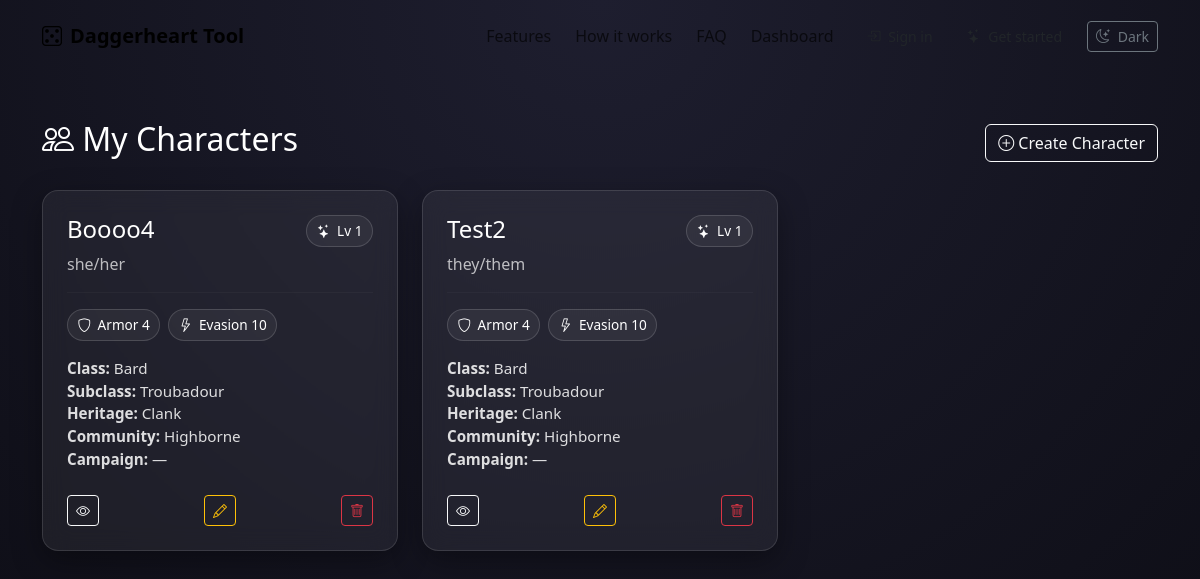
Page /my_characters.php (signed in) on the earlier database version.
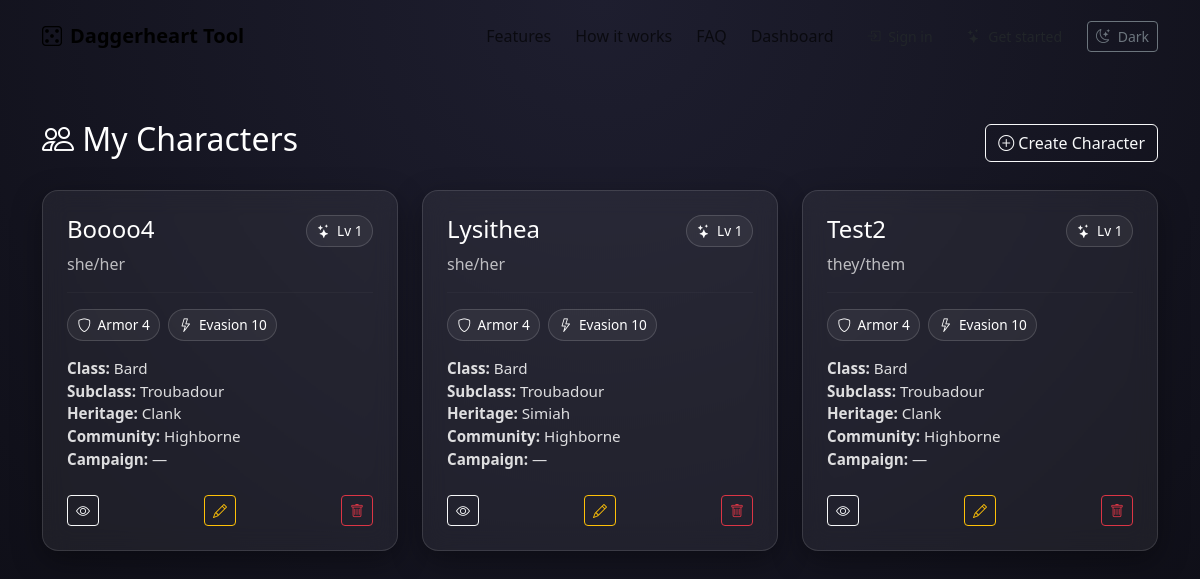
Same page on the later database version.
### tables this page shows
CREATE TABLE "character" (
	"characterID"	INTEGER NOT NULL,
	"userID"	INTEGER NOT NULL,
	"classID"	INTEGER,
	"subclassID"	INTEGER,
	"heritageID"	INTEGER,
	"communityID"	INTEGER,
	"campaignID"	INTEGER,
	"name"	TEXT NOT NULL,
	"pronouns"	TEXT,
	"evasion"	INTEGER DEFAULT 0,
	"armor"	INTEGER DEFAULT 0,
	"spellcast trait"	TEXT, "Level" INTEGER DEFAULT (1) NOT NULL,
	PRIMARY KEY("characterID" AUTOINCREMENT),
	FOREIGN KEY("campaignID") REFERENCES "campaign"("campaignID") ON UPDATE CASCADE ON DELETE SET NULL,
	FOREIGN KEY("classID") REFERENCES "class"("classID") ON UPDATE CASCADE ON DELETE SET NULL,
	FOREIGN KEY("communityID") REFERENCES "community"("communityID") ON UPDATE CASCADE ON DELETE SET NULL,
	FOREIGN KEY("heritageID") REFERENCES "heritage"("heritageID") ON UPDATE CASCADE ON DELETE SET NULL,
	FOREIGN KEY("subclassID") REFERENCES "subclass"("subclassID") ON UPDATE CASCADE ON DELETE SET NULL,
	FOREIGN KEY("userID") REFERENCES "user"("userID") ON UPDATE CASCADE ON DELETE CASCADE
);

CREATE TABLE class (
	classID INTEGER,
	name VARCHAR(50),
	starting_evasion_score INTEGER,
	starting_hit_point INTEGER,
	class_item VARCHAR(128),
	description VARCHAR(1024)
);

CREATE TABLE "subclass" (
	"subclassID"	INTEGER NOT NULL,
	"classID"	INTEGER NOT NULL,
	"name"	TEXT NOT NULL,
	"foundation"	TEXT,
	"socialization"	TEXT,
	"mastery"	TEXT,
	"description"	TEXT,
	"spellcast_trait"	TEXT, specialization VARCHAR(50),
	PRIMARY KEY("subclassID" AUTOINCREMENT),
	FOREIGN KEY("classID") REFERENCES "class"("classID") ON UPDATE CASCADE ON DELETE CASCADE
);

CREATE TABLE "heritage" (
	"heritageID"	INTEGER NOT NULL,
	"name"	TEXT NOT NULL,
	"description"	TEXT,
	PRIMARY KEY("heritageID" AUTOINCREMENT)
);

CREATE TABLE "community" (
	"communityID"	INTEGER NOT NULL,
	"name"	TEXT NOT NULL,
	"description"	TEXT,
	PRIMARY KEY("communityID" AUTOINCREMENT)
);

### Database/Database.php (called while the page is built, shortened)
<?php
final class Database
{
    private static ?Database $instance = null;
    private PDO $pdo;
    private function __construct(string $dbFilePath)
    {
        $this->pdo = new PDO("sqlite:" . $dbFilePath, null, null, [
            PDO::ATTR_ERRMODE            => PDO::ERRMODE_EXCEPTION,
            PDO::ATTR_DEFAULT_FETCH_MODE => PDO::FETCH_ASSOC,
            PDO::ATTR_EMULATE_PREPARES   => false,
        ]);
        $this->pdo->exec("PRAGMA foreign_keys = ON;");
        $this->pdo->exec("PRAGMA journal_mode = WAL;");
        $this->pdo->exec("PRAGMA busy_timeout = 5000;");
    }
    public static function getInstance(?string $dbFilePath = null): Database
    {
        if (self::$instance === null) {
            self::$instance = new Database($dbFilePath);
        }
        return self::$instance;
    }
    public function query(string $sql, array $params = []): PDOStatement
    {
        $stmt = $this->pdo->prepare($sql);
        $stmt->execute($params);
        return $stmt;
    }
    public function fetchAll(string $sql, array $params = []): array
    {
        return $this->query($sql, $params)->fetchAll();
    }
}

### my_characters.php (the view, shortened to what this page needs)
<?php
require_once __DIR__ . '/Database/Database.php';
$dbFile = __DIR__ . '/Database/Daggerheart.db';
$db = Database::getInstance($dbFile);
$userID = (int)$_SESSION['userID'];
$sql = '
SELECT
    c.characterID,
    c.name,
    c.pronouns,
    c.Level as level,
    c.evasion,
    c.armor,
    c."spellcast trait" AS spellcast_trait,
    cl.name  AS class_name,
    sc.name  AS subclass_name,
    h.name   AS heritage_name,
    com.name AS community_name,
    cam.name AS campaign_name
FROM "character" c
LEFT JOIN "class"     cl  ON cl.classID     = c.classID
LEFT JOIN "subclass"  sc  ON sc.subclassID  = c.subclassID
LEFT JOIN "heritage"  h   ON h.heritageID   = c.heritageID
LEFT JOIN "community" com ON com.communityID = c.communityID
LEFT JOIN "campaign"  cam ON cam.campaignID = c.campaignID
WHERE c.userID = :uid
ORDER BY c.name COLLATE NOCASE ASC
';
try {
    $characters = $db->fetchAll($sql, [':uid' => $userID]);
} catch (Throwable $e) {
    $characters = [];
    $error = $e->getMessage();
}
?>
<!doctype html>
<html lang="en">
<head>
<link href="https://cdn.jsdelivr.net/npm/bootstrap@5.3.2/dist/css/bootstrap.min.css" rel="stylesheet">
<link href="https://cdn.jsdelivr.net/npm/bootstrap-icons/font/bootstrap-icons.css" rel="stylesheet">
</head>
<body>
<div class="container py-5">
<div class="d-flex justify-content-between align-items-center mb-4">
    <h2><i class="bi bi-people"></i> My Characters</h2>
    <a href="/CharacterCreator/creator.php" class="btn btn-outline-light">
        <i class="bi bi-plus-circle"></i> Create Character
    </a>
</div>
<?php if (empty($characters)): ?>
    <div class="glass-card p-4 text-center">
        <h5>No characters found</h5>
        <p>Create your first hero.</p>
    </div>
<?php else: ?>
<div class="row g-4">
<?php foreach ($characters as $c): ?>
<div class="col-md-4">
<div class="glass-card p-4 h-100 d-flex flex-column justify-content-between">
<div>
    <div class="d-flex justify-content-between align-items-start">
        <div>
            <h4><?= htmlspecialchars($c['name'] ?: 'Unnamed') ?></h4>
            <div style="opacity:.7"><?= htmlspecialchars($c['pronouns'] ?: '') ?></div>
        </div>
        <span class="pill">
            <i class="bi bi-stars"></i> Lv <?= (int)$c['level'] ?>
        </span>
    </div>
    <hr>
    <div class="d-flex flex-wrap gap-2 mb-3">
        <span class="pill"><i class="bi bi-shield"></i> Armor <?= (int)$c['armor'] ?></span>
        <span class="pill"><i class="bi bi-lightning"></i> Evasion <?= (int)$c['evasion'] ?></span>
    </div>
    <div style="opacity:.85; font-size:.95rem">
        <div><strong>Class:</strong> <?= htmlspecialchars($c['class_name'] ?? '—') ?></div>
        <div><strong>Subclass:</strong> <?= htmlspecialchars($c['subclass_name'] ?? '—') ?></div>
        <div><strong>Heritage:</strong> <?= htmlspecialchars($c['heritage_name'] ?? '—') ?></div>
        <div><strong>Community:</strong> <?= htmlspecialchars($c['community_name'] ?? '—') ?></div>
        <div><strong>Campaign:</strong> <?= htmlspecialchars($c['campaign_name'] ?? '—') ?></div>
    </div>
</div>
<div class="d-flex justify-content-between mt-4">
    <a class="btn btn-sm btn-outline-light"
       href="character_view.php?id=<?= (int)$c['characterID'] ?>">
        <i class="bi bi-eye"></i>
    </a>
    <a class="btn btn-sm btn-outline-warning"
       href="creator.php?id=<?= (int)$c['characterID'] ?>">
        <i class="bi bi-pencil"></i>
    </a>
    <a class="btn btn-sm btn-outline-danger"
       href="delete_character.php?id=<?= (int)$c['characterID'] ?>"
       onclick="return confirm('Delete this character?');">
        <i class="bi bi-trash"></i>
    </a>
</div>
</div>
</div>
<?php endforeach; ?>
</div>
<?php endif; ?>
</div>
</body>
</html>

### my_characters.php (style rules this page uses)
body { background: radial-gradient(circle at top, #1e1e2f, #0f0f18); color: #fff; }
.glass-card { background: rgba(255,255,255,.06); border: 1px solid rgba(255,255,255,.12); backdrop-filter: blur(12px); border-radius: 16px; box-shadow: 0 10px 30px rgba(0,0,0,.35); transition: .2s ease; }
.pill { display:inline-flex; align-items:center; gap:.4rem; padding:.3rem .6rem; border-radius:999px; background: rgba(255,255,255,.05); border:1px solid rgba(255,255,255,.15); font-size:.85rem; }
hr { border-color: rgba(255,255,255,.1); }

Differences in the rows shown:
added character: name "Lysithea", pronouns "she/her", Level "1", armor "4", evasion "10", class.name "Bard", subclassID.name "Troubadour", heritageID.name "Simiah", communityID.name "Highborne", campaign_name "—"
